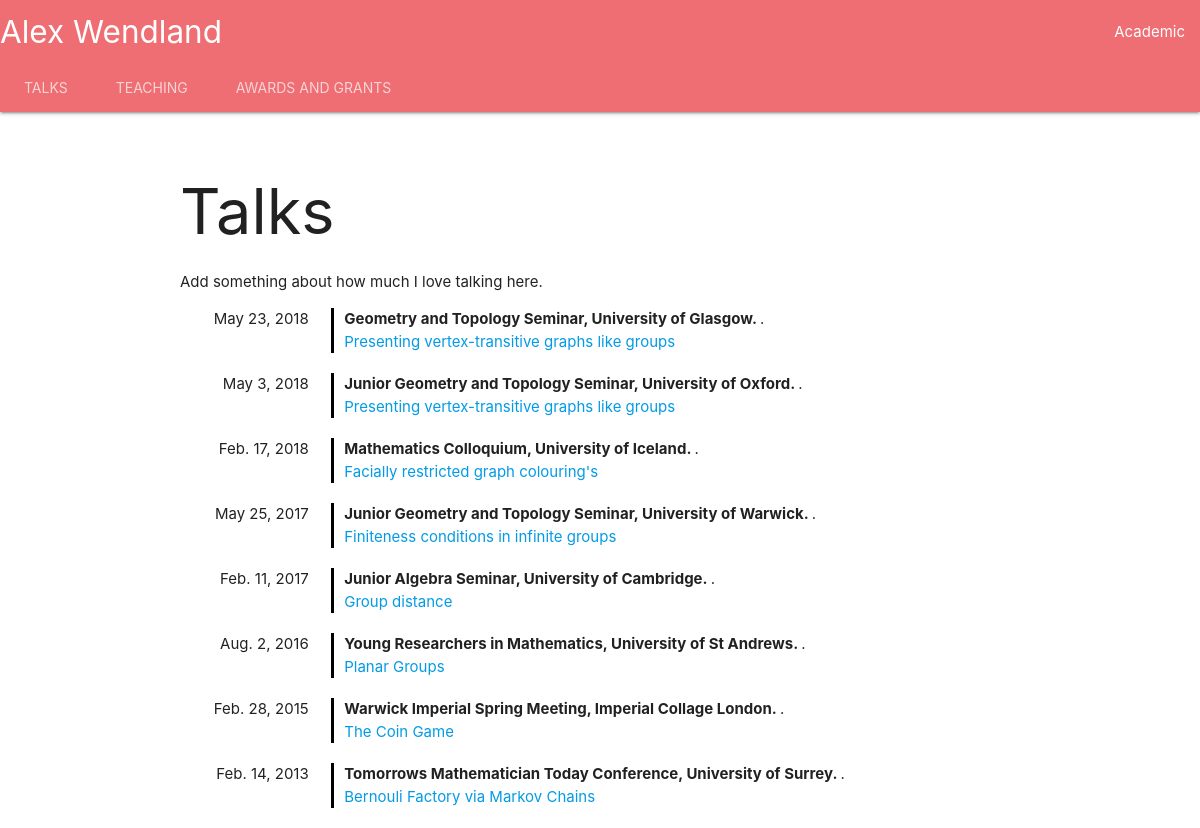
The app's page /academic/talks/ with its own data.
### academic/models.py (models this page shows, shortened)
class Talk(models.Model):
    title = models.CharField('Title', max_length=200)
    seminar_name = models.CharField('Seminar Name', max_length=200)
    location = models.CharField('Location', max_length=200)
    date_given = models.DateField('Date Given')
    abstract = models.TextField('Abstract', blank = True)

### academic/views.py (the view)
# urls.py: path('talks/', views.TalksView.as_view(), name='talk_index'),
class TalksView(generic.ListView):
    template_name = "talks_index.html"
    context_object_name = 'talks'
    def get_queryset(self):
        return Talk.objects.order_by('-date_given')

### academic/templates/talks_index.html (shortened to what this page needs)
{% extends "base_academic.html" %}
{% block page_content %}
<h1>Talks</h1>
<p>Add something about how much I love talking here.</p>
{% if talks %}
    {% for talk in talks %}
		<div class="row">
			<div class="col s2"><div class="right">{{talk.date_given}}</div></div>
			<div class="col s10"><div class="vl"> <div class="v2"> <b>{{talk.seminar_name}}, {{talk.location}}. </b>.<br>
			<a href="{% url 'academic:talk_detail' talk.id %}">{{talk.title}}</a></div></div></div>
		</div>
    {% endfor %}
{% else %}
    <p>No talks are available.</p>
{% endif %}
{% endblock %}

### academic/templates/talks_index.html (style rules this page uses)
.vl { border-left: 3px solid black; }
.v2 { border-left: 10px solid white; }
.right { text-align: right; }

### records on screen
Talk: date_given "May 23, 2018", seminar_name "Geometry and Topology Seminar", location "University of Glasgow", title "Presenting vertex-transitive graphs like groups"
Talk: date_given "May 3, 2018", seminar_name "Junior Geometry and Topology Seminar", location "University of Oxford", title "Presenting vertex-transitive graphs like groups"
Talk: date_given "Feb. 17, 2018", seminar_name "Mathematics Colloquium", location "University of Iceland", title "Facially restricted graph colouring's"
Talk: date_given "May 25, 2017", seminar_name "Junior Geometry and Topology Seminar", location "University of Warwick", title "Finiteness conditions in infinite groups"
Talk: date_given "Feb. 11, 2017", seminar_name "Junior Algebra Seminar", location "University of Cambridge", title "Group distance"
Talk: date_given "Aug. 2, 2016", seminar_name "Young Researchers in Mathematics", location "University of St Andrews", title "Planar Groups"
Talk: date_given "Feb. 28, 2015", seminar_name "Warwick Imperial Spring Meeting", location "Imperial Collage London", title "The Coin Game"
Talk: date_given "Feb. 14, 2013", seminar_name "Tomorrows Mathematician Today Conference", location "University of Surrey", title "Bernouli Factory via Markov Chains"
